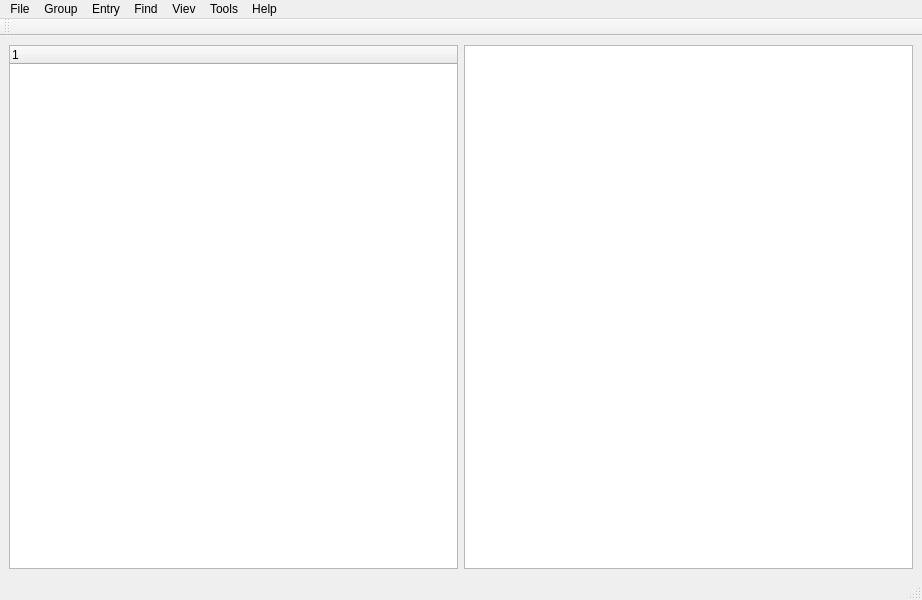
<?xml version="1.0" encoding="UTF-8"?>
<ui version="4.0">
 <class>MainWindow</class>
 <widget class="QMainWindow" name="MainWindow">
  <property name="geometry">
   <rect>
    <x>0</x>
    <y>0</y>
    <width>922</width>
    <height>600</height>
   </rect>
  </property>
  <property name="windowTitle">
   <string>MainWindow</string>
  </property>
  <widget class="QWidget" name="centralwidget">
   <layout class="QHBoxLayout" name="horizontalLayout">
    <item>
     <widget class="QTreeWidget" name="treeWidget">
      <column>
       <property name="text">
        <string notr="true">1</string>
       </property>
      </column>
     </widget>
    </item>
    <item>
     <widget class="QTableWidget" name="tableWidget"/>
    </item>
   </layout>
  </widget>
  <widget class="QMenuBar" name="menubar">
   <property name="geometry">
    <rect>
     <x>0</x>
     <y>0</y>
     <width>922</width>
     <height>22</height>
    </rect>
   </property>
   <widget class="QMenu" name="menuFile">
    <property name="title">
     <string>File</string>
    </property>
   </widget>
   <widget class="QMenu" name="menuGroup">
    <property name="title">
     <string>Group</string>
    </property>
   </widget>
   <widget class="QMenu" name="menuEntry">
    <property name="title">
     <string>Entry</string>
    </property>
   </widget>
   <widget class="QMenu" name="menuFind">
    <property name="title">
     <string>Find</string>
    </property>
   </widget>
   <widget class="QMenu" name="menuViev">
    <property name="title">
     <string>Viev</string>
    </property>
   </widget>
   <widget class="QMenu" name="menuTools">
    <property name="title">
     <string>Tools</string>
    </property>
   </widget>
   <widget class="QMenu" name="menuHelp">
    <property name="title">
     <string>Help</string>
    </property>
   </widget>
   <addaction name="menuFile"/>
   <addaction name="menuGroup"/>
   <addaction name="menuEntry"/>
   <addaction name="menuFind"/>
   <addaction name="menuViev"/>
   <addaction name="menuTools"/>
   <addaction name="menuHelp"/>
  </widget>
  <widget class="QStatusBar" name="statusbar"/>
  <widget class="QToolBar" name="toolBar">
   <property name="windowTitle">
    <string>toolBar</string>
   </property>
   <attribute name="toolBarArea">
    <enum>TopToolBarArea</enum>
   </attribute>
   <attribute name="toolBarBreak">
    <bool>false</bool>
   </attribute>
  </widget>
 </widget>
 <resources/>
 <connections/>
</ui>
